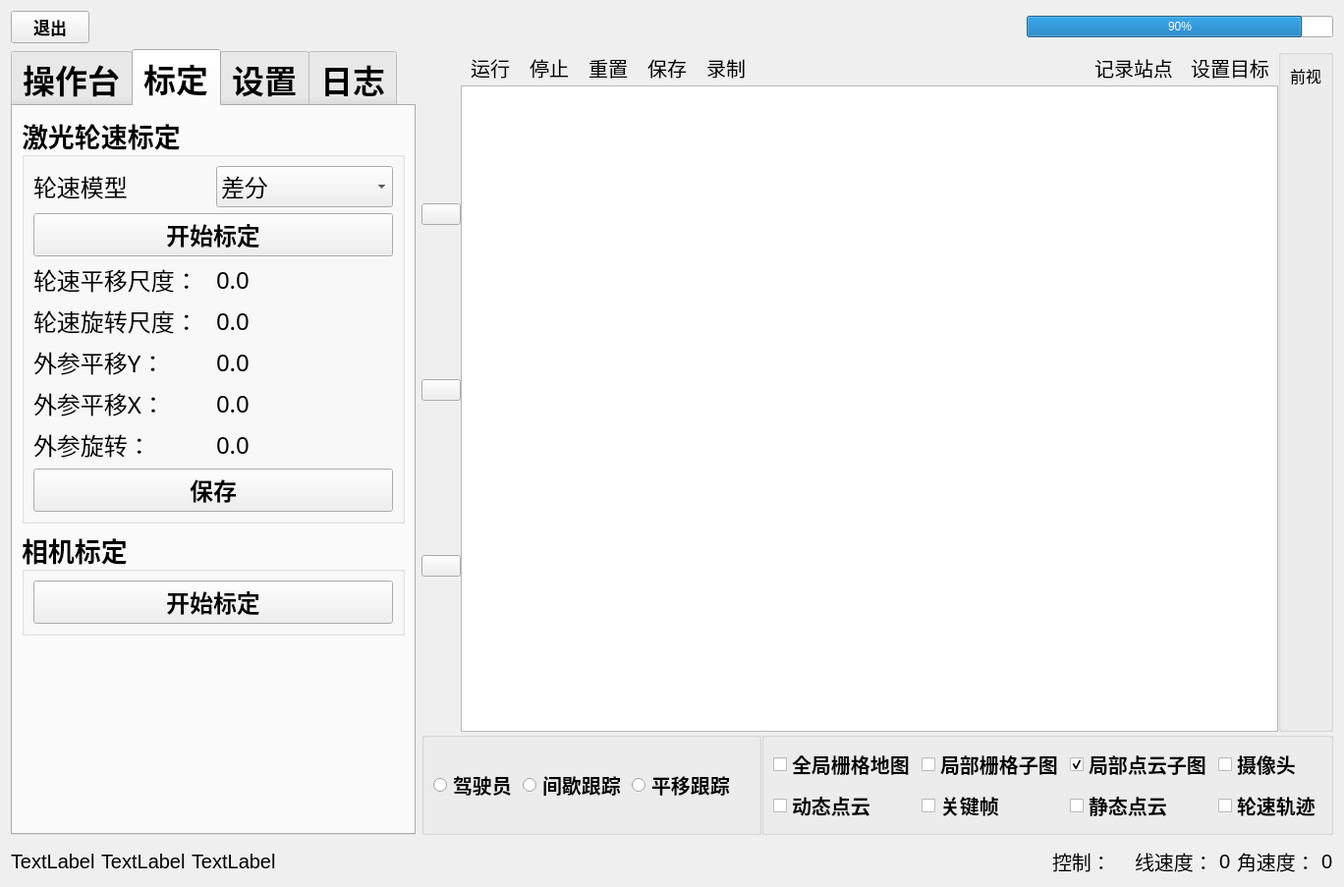
<?xml version="1.0" encoding="UTF-8"?>
<ui version="4.0">
 <class>MainWindow</class>
 <widget class="QWidget" name="MainWindow">
  <property name="geometry">
   <rect>
    <x>0</x>
    <y>0</y>
    <width>1368</width>
    <height>903</height>
   </rect>
  </property>
  <property name="windowTitle">
   <string>智能机器人管家</string>
  </property>
  <property name="autoFillBackground">
   <bool>false</bool>
  </property>
  <layout class="QVBoxLayout" name="verticalLayout_13">
   <item>
    <layout class="QVBoxLayout" name="verticalLayout_2">
     <item>
      <layout class="QHBoxLayout" name="horizontalLayout_7">
       <item>
        <widget class="QPushButton" name="pushButton">
         <property name="font">
          <font>
           <pointsize>13</pointsize>
           <bold>true</bold>
          </font>
         </property>
         <property name="text">
          <string>退出</string>
         </property>
        </widget>
       </item>
       <item>
        <spacer name="horizontalSpacer">
         <property name="orientation">
          <enum>Qt::Horizontal</enum>
         </property>
         <property name="sizeHint" stdset="0">
          <size>
           <width>40</width>
           <height>20</height>
          </size>
         </property>
        </spacer>
       </item>
       <item>
        <spacer name="horizontalSpacer_3">
         <property name="orientation">
          <enum>Qt::Horizontal</enum>
         </property>
         <property name="sizeHint" stdset="0">
          <size>
           <width>40</width>
           <height>20</height>
          </size>
         </property>
        </spacer>
       </item>
       <item>
        <spacer name="horizontalSpacer_4">
         <property name="orientation">
          <enum>Qt::Horizontal</enum>
         </property>
         <property name="sizeHint" stdset="0">
          <size>
           <width>40</width>
           <height>20</height>
          </size>
         </property>
        </spacer>
       </item>
       <item>
        <widget class="QLabel" name="label_power">
         <property name="text">
          <string/>
         </property>
        </widget>
       </item>
       <item>
        <widget class="QProgressBar" name="progressBar">
         <property name="value">
          <number>90</number>
         </property>
        </widget>
       </item>
      </layout>
     </item>
     <item>
      <layout class="QHBoxLayout" name="horizontalLayout_4">
       <item>
        <widget class="QTabWidget" name="tabWidget">
         <property name="font">
          <font>
           <family>aakar</family>
           <pointsize>25</pointsize>
           <bold>true</bold>
          </font>
         </property>
         <property name="currentIndex">
          <number>1</number>
         </property>
         <property name="tabBarAutoHide">
          <bool>true</bool>
         </property>
         <widget class="QWidget" name="tab">
          <attribute name="title">
           <string>操作台</string>
          </attribute>
          <layout class="QVBoxLayout" name="verticalLayout">
           <item>
            <layout class="QGridLayout" name="gridLayout_2">
             <item row="2" column="1">
              <widget class="QLabel" name="label_imu_state">
               <property name="font">
                <font>
                 <family>aakar</family>
                 <pointsize>20</pointsize>
                 <bold>false</bold>
                </font>
               </property>
               <property name="text">
                <string>在线</string>
               </property>
              </widget>
             </item>
             <item row="3" column="1">
              <widget class="QLabel" name="label_25">
               <property name="font">
                <font>
                 <family>aakar</family>
                 <pointsize>20</pointsize>
                 <bold>false</bold>
                </font>
               </property>
               <property name="text">
                <string>建图</string>
               </property>
              </widget>
             </item>
             <item row="6" column="0">
              <widget class="QLabel" name="label_38">
               <property name="font">
                <font>
                 <family>aakar</family>
                 <pointsize>20</pointsize>
                 <bold>false</bold>
                </font>
               </property>
               <property name="text">
                <string>动态占比：</string>
               </property>
              </widget>
             </item>
             <item row="6" column="1">
              <widget class="QLabel" name="label_14">
               <property name="font">
                <font>
                 <family>aakar</family>
                 <pointsize>20</pointsize>
                 <bold>false</bold>
                </font>
               </property>
               <property name="text">
                <string>0</string>
               </property>
              </widget>
             </item>
             <item row="1" column="0">
              <widget class="QLabel" name="label_10">
               <property name="font">
                <font>
                 <family>aakar</family>
                 <pointsize>20</pointsize>
                 <bold>false</bold>
                </font>
               </property>
               <property name="text">
                <string>轮速计：</string>
               </property>
              </widget>
             </item>
             <item row="1" column="1">
              <widget class="QLabel" name="label_wheel_state">
               <property name="font">
                <font>
                 <family>aakar</family>
                 <pointsize>20</pointsize>
                 <bold>false</bold>
                </font>
               </property>
               <property name="text">
                <string>在线</string>
               </property>
              </widget>
             </item>
             <item row="7" column="1">
              <widget class="QLabel" name="label_37">
               <property name="font">
                <font>
                 <family>aakar</family>
                 <pointsize>20</pointsize>
                 <bold>false</bold>
                </font>
               </property>
               <property name="text">
                <string>0</string>
               </property>
              </widget>
             </item>
             <item row="3" column="0">
              <widget class="QLabel" name="label_24">
               <property name="font">
                <font>
                 <family>aakar</family>
                 <pointsize>20</pointsize>
                 <bold>false</bold>
                </font>
               </property>
               <property name="text">
                <string>状态：</string>
               </property>
              </widget>
             </item>
             <item row="7" column="0">
              <widget class="QLabel" name="label_12">
               <property name="font">
                <font>
                 <family>aakar</family>
                 <pointsize>20</pointsize>
                 <bold>false</bold>
                </font>
               </property>
               <property name="text">
                <string>退化方向：</string>
               </property>
              </widget>
             </item>
             <item row="5" column="1">
              <widget class="QLabel" name="label_21">
               <property name="font">
                <font>
                 <family>aakar</family>
                 <pointsize>20</pointsize>
                 <bold>false</bold>
                </font>
               </property>
               <property name="text">
                <string>0.99</string>
               </property>
              </widget>
             </item>
             <item row="0" column="0">
              <widget class="QLabel" name="label_4">
               <property name="font">
                <font>
                 <family>aakar</family>
                 <pointsize>20</pointsize>
                 <bold>false</bold>
                </font>
               </property>
               <property name="text">
                <string>激光雷达：</string>
               </property>
              </widget>
             </item>
             <item row="0" column="1">
              <widget class="QLabel" name="label_laser_state">
               <property name="font">
                <font>
                 <family>aakar</family>
                 <pointsize>20</pointsize>
                 <bold>false</bold>
                </font>
               </property>
               <property name="text">
                <string>在线</string>
               </property>
              </widget>
             </item>
             <item row="4" column="0">
              <widget class="QLabel" name="label_17">
               <property name="font">
                <font>
                 <family>aakar</family>
                 <pointsize>20</pointsize>
                 <bold>false</bold>
                </font>
               </property>
               <property name="text">
                <string>全局定位质量：</string>
               </property>
              </widget>
             </item>
             <item row="4" column="1">
              <widget class="QLabel" name="label_18">
               <property name="font">
                <font>
                 <family>aakar</family>
                 <pointsize>20</pointsize>
                 <bold>false</bold>
                </font>
               </property>
               <property name="text">
                <string>0.95</string>
               </property>
              </widget>
             </item>
             <item row="5" column="0">
              <widget class="QLabel" name="label_19">
               <property name="font">
                <font>
                 <family>aakar</family>
                 <pointsize>20</pointsize>
                 <bold>false</bold>
                </font>
               </property>
               <property name="text">
                <string>局部跟踪质量：</string>
               </property>
              </widget>
             </item>
             <item row="2" column="0">
              <widget class="QLabel" name="label_8">
               <property name="font">
                <font>
                 <family>aakar</family>
                 <pointsize>20</pointsize>
                 <bold>false</bold>
                </font>
               </property>
               <property name="text">
                <string>IMU：</string>
               </property>
              </widget>
             </item>
            </layout>
           </item>
          </layout>
         </widget>
         <widget class="QWidget" name="tab_4">
          <attribute name="title">
           <string>标定</string>
          </attribute>
          <layout class="QVBoxLayout" name="verticalLayout_9">
           <item>
            <widget class="QGroupBox" name="groupBox_12">
             <property name="font">
              <font>
               <family>aakar</family>
               <pointsize>20</pointsize>
               <bold>true</bold>
              </font>
             </property>
             <property name="title">
              <string>激光轮速标定</string>
             </property>
             <layout class="QVBoxLayout" name="verticalLayout_10">
              <item>
               <layout class="QHBoxLayout" name="horizontalLayout_24">
                <item>
                 <widget class="QLabel" name="label_29">
                  <property name="font">
                   <font>
                    <family>aakar</family>
                    <pointsize>18</pointsize>
                    <bold>false</bold>
                   </font>
                  </property>
                  <property name="text">
                   <string>轮速模型</string>
                  </property>
                 </widget>
                </item>
                <item>
                 <widget class="QComboBox" name="comboBox">
                  <property name="font">
                   <font>
                    <family>aakar</family>
                    <pointsize>18</pointsize>
                    <bold>false</bold>
                   </font>
                  </property>
                  <item>
                   <property name="text">
                    <string>差分</string>
                   </property>
                  </item>
                  <item>
                   <property name="text">
                    <string>阿克曼</string>
                   </property>
                  </item>
                  <item>
                   <property name="text">
                    <string>麦克纳姆轮</string>
                   </property>
                  </item>
                 </widget>
                </item>
               </layout>
              </item>
              <item>
               <widget class="QPushButton" name="pushButton_4">
                <property name="font">
                 <font>
                  <family>aakar</family>
                  <pointsize>18</pointsize>
                  <bold>true</bold>
                 </font>
                </property>
                <property name="text">
                 <string>开始标定</string>
                </property>
               </widget>
              </item>
              <item>
               <layout class="QHBoxLayout" name="horizontalLayout_26">
                <item>
                 <widget class="QLabel" name="label_26">
                  <property name="font">
                   <font>
                    <family>aakar</family>
                    <pointsize>18</pointsize>
                    <bold>false</bold>
                   </font>
                  </property>
                  <property name="text">
                   <string>轮速平移尺度：</string>
                  </property>
                 </widget>
                </item>
                <item>
                 <widget class="QLabel" name="label_30">
                  <property name="font">
                   <font>
                    <family>aakar</family>
                    <pointsize>18</pointsize>
                    <bold>false</bold>
                   </font>
                  </property>
                  <property name="text">
                   <string>0.0</string>
                  </property>
                  <property name="alignment">
                   <set>Qt::AlignLeading|Qt::AlignLeft|Qt::AlignVCenter</set>
                  </property>
                 </widget>
                </item>
               </layout>
              </item>
              <item>
               <layout class="QHBoxLayout" name="horizontalLayout_11">
                <item>
                 <widget class="QLabel" name="label_27">
                  <property name="font">
                   <font>
                    <family>aakar</family>
                    <pointsize>18</pointsize>
                    <bold>false</bold>
                   </font>
                  </property>
                  <property name="text">
                   <string>轮速旋转尺度：</string>
                  </property>
                 </widget>
                </item>
                <item>
                 <widget class="QLabel" name="label_28">
                  <property name="font">
                   <font>
                    <family>aakar</family>
                    <pointsize>18</pointsize>
                    <bold>false</bold>
                   </font>
                  </property>
                  <property name="text">
                   <string>0.0</string>
                  </property>
                  <property name="alignment">
                   <set>Qt::AlignLeading|Qt::AlignLeft|Qt::AlignVCenter</set>
                  </property>
                 </widget>
                </item>
               </layout>
              </item>
              <item>
               <layout class="QHBoxLayout" name="horizontalLayout_30">
                <item>
                 <widget class="QLabel" name="label_33">
                  <property name="font">
                   <font>
                    <family>aakar</family>
                    <pointsize>18</pointsize>
                    <bold>false</bold>
                   </font>
                  </property>
                  <property name="text">
                   <string>外参平移Y：</string>
                  </property>
                 </widget>
                </item>
                <item>
                 <widget class="QLabel" name="label_34">
                  <property name="font">
                   <font>
                    <family>aakar</family>
                    <pointsize>18</pointsize>
                    <bold>false</bold>
                   </font>
                  </property>
                  <property name="text">
                   <string>0.0</string>
                  </property>
                 </widget>
                </item>
               </layout>
              </item>
              <item>
               <layout class="QHBoxLayout" name="horizontalLayout_28">
                <item>
                 <widget class="QLabel" name="label_31">
                  <property name="font">
                   <font>
                    <family>aakar</family>
                    <pointsize>18</pointsize>
                    <bold>false</bold>
                   </font>
                  </property>
                  <property name="text">
                   <string>外参平移X：</string>
                  </property>
                 </widget>
                </item>
                <item>
                 <widget class="QLabel" name="label_32">
                  <property name="font">
                   <font>
                    <family>aakar</family>
                    <pointsize>18</pointsize>
                    <bold>false</bold>
                   </font>
                  </property>
                  <property name="text">
                   <string>0.0</string>
                  </property>
                  <property name="alignment">
                   <set>Qt::AlignLeading|Qt::AlignLeft|Qt::AlignVCenter</set>
                  </property>
                 </widget>
                </item>
               </layout>
              </item>
              <item>
               <layout class="QHBoxLayout" name="horizontalLayout_31">
                <item>
                 <widget class="QLabel" name="label_36">
                  <property name="font">
                   <font>
                    <family>aakar</family>
                    <pointsize>18</pointsize>
                    <bold>false</bold>
                   </font>
                  </property>
                  <property name="text">
                   <string>外参旋转：</string>
                  </property>
                 </widget>
                </item>
                <item>
                 <widget class="QLabel" name="label_35">
                  <property name="font">
                   <font>
                    <family>aakar</family>
                    <pointsize>18</pointsize>
                    <bold>false</bold>
                   </font>
                  </property>
                  <property name="text">
                   <string>0.0</string>
                  </property>
                 </widget>
                </item>
               </layout>
              </item>
              <item>
               <widget class="QPushButton" name="pushButton_8">
                <property name="font">
                 <font>
                  <family>aakar</family>
                  <pointsize>18</pointsize>
                  <bold>true</bold>
                 </font>
                </property>
                <property name="text">
                 <string>保存</string>
                </property>
               </widget>
              </item>
             </layout>
            </widget>
           </item>
           <item>
            <widget class="QGroupBox" name="groupBox_13">
             <property name="font">
              <font>
               <family>aakar</family>
               <pointsize>20</pointsize>
               <bold>true</bold>
              </font>
             </property>
             <property name="title">
              <string>相机标定</string>
             </property>
             <layout class="QVBoxLayout" name="verticalLayout_14">
              <item>
               <widget class="QPushButton" name="pushButton_5">
                <property name="font">
                 <font>
                  <family>aakar</family>
                  <pointsize>18</pointsize>
                  <bold>true</bold>
                 </font>
                </property>
                <property name="text">
                 <string>开始标定</string>
                </property>
               </widget>
              </item>
             </layout>
            </widget>
           </item>
           <item>
            <spacer name="verticalSpacer_4">
             <property name="orientation">
              <enum>Qt::Vertical</enum>
             </property>
             <property name="sizeHint" stdset="0">
              <size>
               <width>20</width>
               <height>40</height>
              </size>
             </property>
            </spacer>
           </item>
          </layout>
         </widget>
         <widget class="QWidget" name="tab_2">
          <attribute name="title">
           <string>设置</string>
          </attribute>
          <layout class="QVBoxLayout" name="verticalLayout_3">
           <item>
            <widget class="QGroupBox" name="groupBox_5">
             <property name="font">
              <font>
               <family>aakar</family>
               <pointsize>20</pointsize>
               <bold>true</bold>
              </font>
             </property>
             <property name="title">
              <string>系统</string>
             </property>
             <layout class="QVBoxLayout" name="verticalLayout_11">
              <item>
               <widget class="QGroupBox" name="groupBox">
                <property name="font">
                 <font>
                  <family>aakar</family>
                  <pointsize>20</pointsize>
                  <bold>true</bold>
                 </font>
                </property>
                <property name="title">
                 <string>服务器</string>
                </property>
                <layout class="QGridLayout" name="gridLayout_4">
                 <item row="1" column="1">
                  <widget class="QLineEdit" name="line_port_Edit">
                   <property name="font">
                    <font>
                     <family>aakar</family>
                     <pointsize>18</pointsize>
                     <bold>false</bold>
                    </font>
                   </property>
                   <property name="text">
                    <string>9999</string>
                   </property>
                  </widget>
                 </item>
                 <item row="1" column="0">
                  <widget class="QLabel" name="label_2">
                   <property name="font">
                    <font>
                     <family>aakar</family>
                     <pointsize>18</pointsize>
                     <bold>false</bold>
                    </font>
                   </property>
                   <property name="text">
                    <string>端口</string>
                   </property>
                  </widget>
                 </item>
                 <item row="0" column="0">
                  <widget class="QLabel" name="label">
                   <property name="font">
                    <font>
                     <family>aakar</family>
                     <pointsize>18</pointsize>
                     <bold>false</bold>
                    </font>
                   </property>
                   <property name="text">
                    <string>IP</string>
                   </property>
                  </widget>
                 </item>
                 <item row="1" column="2">
                  <widget class="QPushButton" name="server_connect_Button">
                   <property name="font">
                    <font>
                     <family>aakar</family>
                     <pointsize>18</pointsize>
                     <bold>false</bold>
                    </font>
                   </property>
                   <property name="text">
                    <string>连接</string>
                   </property>
                  </widget>
                 </item>
                 <item row="0" column="1" colspan="2">
                  <widget class="QLineEdit" name="line_ip_Edit">
                   <property name="font">
                    <font>
                     <family>aakar</family>
                     <pointsize>18</pointsize>
                     <bold>false</bold>
                    </font>
                   </property>
                   <property name="text">
                    <string>192.168.0.101</string>
                   </property>
                  </widget>
                 </item>
                </layout>
               </widget>
              </item>
              <item>
               <widget class="QGroupBox" name="groupBox_15">
                <property name="font">
                 <font>
                  <family>aakar</family>
                  <pointsize>20</pointsize>
                  <bold>true</bold>
                 </font>
                </property>
                <property name="title">
                 <string>Bag录制</string>
                </property>
                <layout class="QVBoxLayout" name="verticalLayout_15">
                 <item>
                  <layout class="QHBoxLayout" name="horizontalLayout_35">
                   <item>
                    <widget class="QLabel" name="label_39">
                     <property name="font">
                      <font>
                       <family>aakar</family>
                       <pointsize>18</pointsize>
                       <bold>false</bold>
                      </font>
                     </property>
                     <property name="text">
                      <string>保存路径</string>
                     </property>
                    </widget>
                   </item>
                   <item>
                    <widget class="QPushButton" name="pushButton_6">
                     <property name="text">
                      <string/>
                     </property>
                    </widget>
                   </item>
                  </layout>
                 </item>
                 <item>
                  <widget class="QLineEdit" name="lineEdit">
                   <property name="font">
                    <font>
                     <family>aakar</family>
                     <pointsize>12</pointsize>
                     <bold>false</bold>
                    </font>
                   </property>
                  </widget>
                 </item>
                 <item>
                  <widget class="QPushButton" name="pushButton_7">
                   <property name="font">
                    <font>
                     <family>aakar</family>
                     <pointsize>18</pointsize>
                     <bold>false</bold>
                    </font>
                   </property>
                   <property name="text">
                    <string>保存</string>
                   </property>
                  </widget>
                 </item>
                </layout>
               </widget>
              </item>
              <item>
               <spacer name="verticalSpacer_3">
                <property name="orientation">
                 <enum>Qt::Vertical</enum>
                </property>
                <property name="sizeHint" stdset="0">
                 <size>
                  <width>20</width>
                  <height>40</height>
                 </size>
                </property>
               </spacer>
              </item>
             </layout>
            </widget>
           </item>
          </layout>
         </widget>
         <widget class="QWidget" name="tab_3">
          <attribute name="title">
           <string>日志</string>
          </attribute>
          <layout class="QHBoxLayout" name="horizontalLayout">
           <item>
            <widget class="QTextBrowser" name="msg_output">
             <property name="font">
              <font>
               <family>aakar</family>
               <pointsize>15</pointsize>
               <bold>false</bold>
              </font>
             </property>
            </widget>
           </item>
          </layout>
         </widget>
        </widget>
       </item>
       <item>
        <layout class="QVBoxLayout" name="verticalLayout_5">
         <property name="spacing">
          <number>0</number>
         </property>
         <property name="sizeConstraint">
          <enum>QLayout::SetMaximumSize</enum>
         </property>
         <item>
          <layout class="QHBoxLayout" name="horizontalLayout_3">
           <property name="spacing">
            <number>0</number>
           </property>
           <item>
            <layout class="QGridLayout" name="gridLayout_5">
             <item row="1" column="0">
              <widget class="QPushButton" name="pushButton_return">
               <property name="text">
                <string/>
               </property>
              </widget>
             </item>
             <item row="2" column="0">
              <widget class="QPushButton" name="pushButton_minus">
               <property name="text">
                <string/>
               </property>
              </widget>
             </item>
             <item row="0" column="0">
              <widget class="QPushButton" name="pushButton_plus">
               <property name="text">
                <string/>
               </property>
              </widget>
             </item>
            </layout>
           </item>
           <item>
            <layout class="QVBoxLayout" name="verticalLayout_12">
             <item>
              <layout class="QHBoxLayout" name="horizontalLayout_32">
               <item>
                <widget class="QToolButton" name="toolButton_3">
                 <property name="font">
                  <font>
                   <pointsize>15</pointsize>
                  </font>
                 </property>
                 <property name="text">
                  <string>运行</string>
                 </property>
                 <property name="autoRaise">
                  <bool>true</bool>
                 </property>
                </widget>
               </item>
               <item>
                <widget class="QToolButton" name="toolButton_4">
                 <property name="font">
                  <font>
                   <pointsize>15</pointsize>
                  </font>
                 </property>
                 <property name="text">
                  <string>停止</string>
                 </property>
                 <property name="autoRaise">
                  <bool>true</bool>
                 </property>
                </widget>
               </item>
               <item>
                <widget class="QToolButton" name="toolButton_5">
                 <property name="font">
                  <font>
                   <pointsize>15</pointsize>
                  </font>
                 </property>
                 <property name="text">
                  <string>重置</string>
                 </property>
                 <property name="autoRaise">
                  <bool>true</bool>
                 </property>
                </widget>
               </item>
               <item>
                <widget class="QToolButton" name="toolButton_6">
                 <property name="font">
                  <font>
                   <pointsize>15</pointsize>
                  </font>
                 </property>
                 <property name="text">
                  <string>保存</string>
                 </property>
                 <property name="autoRaise">
                  <bool>true</bool>
                 </property>
                </widget>
               </item>
               <item>
                <widget class="QToolButton" name="toolButton_7">
                 <property name="font">
                  <font>
                   <pointsize>15</pointsize>
                  </font>
                 </property>
                 <property name="text">
                  <string>录制</string>
                 </property>
                 <property name="autoRaise">
                  <bool>true</bool>
                 </property>
                </widget>
               </item>
               <item>
                <spacer name="horizontalSpacer_5">
                 <property name="orientation">
                  <enum>Qt::Horizontal</enum>
                 </property>
                 <property name="sizeHint" stdset="0">
                  <size>
                   <width>40</width>
                   <height>20</height>
                  </size>
                 </property>
                </spacer>
               </item>
               <item>
                <widget class="QToolButton" name="toolButton">
                 <property name="font">
                  <font>
                   <family>aakar</family>
                   <pointsize>15</pointsize>
                   <bold>false</bold>
                  </font>
                 </property>
                 <property name="text">
                  <string>记录站点</string>
                 </property>
                 <property name="iconSize">
                  <size>
                   <width>50</width>
                   <height>50</height>
                  </size>
                 </property>
                 <property name="autoRaise">
                  <bool>true</bool>
                 </property>
                </widget>
               </item>
               <item>
                <widget class="QToolButton" name="toolButton_2">
                 <property name="font">
                  <font>
                   <family>aakar</family>
                   <pointsize>15</pointsize>
                   <bold>false</bold>
                  </font>
                 </property>
                 <property name="text">
                  <string>设置目标</string>
                 </property>
                 <property name="autoRaise">
                  <bool>true</bool>
                 </property>
                </widget>
               </item>
              </layout>
             </item>
             <item>
              <widget class="QGraphicsView" name="mapViz">
               <property name="font">
                <font>
                 <family>aakar</family>
                 <pointsize>8</pointsize>
                 <bold>false</bold>
                </font>
               </property>
               <property name="backgroundBrush">
                <brush brushstyle="SolidPattern">
                 <color alpha="255">
                  <red>79</red>
                  <green>79</green>
                  <blue>79</blue>
                 </color>
                </brush>
               </property>
              </widget>
             </item>
            </layout>
           </item>
           <item>
            <widget class="QGroupBox" name="groupBox_4">
             <property name="title">
              <string/>
             </property>
             <layout class="QVBoxLayout" name="verticalLayout_8">
              <item>
               <widget class="QLabel" name="label_3">
                <property name="font">
                 <font>
                  <family>aakar</family>
                  <pointsize>12</pointsize>
                  <bold>false</bold>
                 </font>
                </property>
                <property name="text">
                 <string>前视</string>
                </property>
               </widget>
              </item>
              <item>
               <widget class="QLabel" name="image_label_0">
                <property name="text">
                 <string/>
                </property>
               </widget>
              </item>
              <item>
               <spacer name="verticalSpacer_2">
                <property name="orientation">
                 <enum>Qt::Vertical</enum>
                </property>
                <property name="sizeHint" stdset="0">
                 <size>
                  <width>20</width>
                  <height>40</height>
                 </size>
                </property>
               </spacer>
              </item>
             </layout>
            </widget>
           </item>
          </layout>
         </item>
         <item>
          <layout class="QHBoxLayout" name="horizontalLayout_8">
           <item>
            <widget class="QGroupBox" name="groupBox_6">
             <property name="font">
              <font>
               <family>aakar</family>
               <pointsize>15</pointsize>
               <bold>true</bold>
              </font>
             </property>
             <property name="title">
              <string/>
             </property>
             <layout class="QHBoxLayout" name="horizontalLayout_9">
              <item>
               <widget class="QRadioButton" name="radioButton_2">
                <property name="font">
                 <font>
                  <family>aakar</family>
                  <pointsize>15</pointsize>
                  <bold>true</bold>
                 </font>
                </property>
                <property name="text">
                 <string>驾驶员</string>
                </property>
               </widget>
              </item>
              <item>
               <widget class="QRadioButton" name="radioButton_4">
                <property name="font">
                 <font>
                  <family>aakar</family>
                  <pointsize>15</pointsize>
                  <bold>true</bold>
                 </font>
                </property>
                <property name="text">
                 <string>间歇跟踪</string>
                </property>
               </widget>
              </item>
              <item>
               <widget class="QRadioButton" name="radioButton">
                <property name="font">
                 <font>
                  <family>aakar</family>
                  <pointsize>15</pointsize>
                  <bold>true</bold>
                 </font>
                </property>
                <property name="text">
                 <string>平移跟踪</string>
                </property>
                <property name="iconSize">
                 <size>
                  <width>20</width>
                  <height>20</height>
                 </size>
                </property>
               </widget>
              </item>
              <item>
               <spacer name="horizontalSpacer_7">
                <property name="orientation">
                 <enum>Qt::Horizontal</enum>
                </property>
                <property name="sizeHint" stdset="0">
                 <size>
                  <width>40</width>
                  <height>20</height>
                 </size>
                </property>
               </spacer>
              </item>
             </layout>
            </widget>
           </item>
           <item>
            <widget class="QGroupBox" name="groupBox_7">
             <property name="font">
              <font>
               <family>aakar</family>
               <pointsize>15</pointsize>
               <bold>true</bold>
              </font>
             </property>
             <property name="title">
              <string/>
             </property>
             <layout class="QGridLayout" name="gridLayout_6">
              <item row="1" column="2">
               <widget class="QCheckBox" name="checkBox_4">
                <property name="font">
                 <font>
                  <family>aakar</family>
                  <pointsize>15</pointsize>
                  <bold>true</bold>
                 </font>
                </property>
                <property name="text">
                 <string>静态点云</string>
                </property>
               </widget>
              </item>
              <item row="1" column="0">
               <widget class="QCheckBox" name="checkBox_5">
                <property name="font">
                 <font>
                  <family>aakar</family>
                  <pointsize>15</pointsize>
                  <bold>true</bold>
                 </font>
                </property>
                <property name="text">
                 <string>动态点云</string>
                </property>
               </widget>
              </item>
              <item row="0" column="0">
               <widget class="QCheckBox" name="checkBox_3">
                <property name="font">
                 <font>
                  <family>aakar</family>
                  <pointsize>15</pointsize>
                  <bold>true</bold>
                 </font>
                </property>
                <property name="text">
                 <string>全局栅格地图</string>
                </property>
               </widget>
              </item>
              <item row="0" column="3">
               <widget class="QCheckBox" name="checkBox">
                <property name="font">
                 <font>
                  <family>aakar</family>
                  <pointsize>15</pointsize>
                  <bold>true</bold>
                 </font>
                </property>
                <property name="text">
                 <string>摄像头</string>
                </property>
               </widget>
              </item>
              <item row="0" column="1">
               <widget class="QCheckBox" name="localgridmap_checkBox">
                <property name="font">
                 <font>
                  <family>aakar</family>
                  <pointsize>15</pointsize>
                  <bold>true</bold>
                 </font>
                </property>
                <property name="text">
                 <string>局部栅格子图</string>
                </property>
                <property name="checked">
                 <bool>false</bool>
                </property>
               </widget>
              </item>
              <item row="0" column="2">
               <widget class="QCheckBox" name="checkBox_2">
                <property name="font">
                 <font>
                  <family>aakar</family>
                  <pointsize>15</pointsize>
                  <bold>true</bold>
                 </font>
                </property>
                <property name="text">
                 <string>局部点云子图</string>
                </property>
                <property name="checked">
                 <bool>true</bool>
                </property>
               </widget>
              </item>
              <item row="1" column="1">
               <widget class="QCheckBox" name="checkBox_6">
                <property name="font">
                 <font>
                  <family>aakar</family>
                  <pointsize>15</pointsize>
                  <bold>true</bold>
                 </font>
                </property>
                <property name="text">
                 <string>关键帧</string>
                </property>
               </widget>
              </item>
              <item row="1" column="3">
               <widget class="QCheckBox" name="checkBox_7">
                <property name="font">
                 <font>
                  <family>aakar</family>
                  <pointsize>15</pointsize>
                  <bold>true</bold>
                 </font>
                </property>
                <property name="text">
                 <string>轮速轨迹</string>
                </property>
               </widget>
              </item>
             </layout>
            </widget>
           </item>
          </layout>
         </item>
        </layout>
       </item>
      </layout>
     </item>
     <item>
      <widget class="QFrame" name="frame">
       <property name="frameShape">
        <enum>QFrame::StyledPanel</enum>
       </property>
       <property name="frameShadow">
        <enum>QFrame::Raised</enum>
       </property>
      </widget>
     </item>
     <item>
      <layout class="QHBoxLayout" name="horizontalLayout_5">
       <item>
        <widget class="QLabel" name="label_status_img">
         <property name="font">
          <font>
           <pointsize>15</pointsize>
          </font>
         </property>
         <property name="text">
          <string>TextLabel</string>
         </property>
        </widget>
       </item>
       <item>
        <widget class="QLabel" name="label_status">
         <property name="font">
          <font>
           <pointsize>15</pointsize>
           <bold>false</bold>
          </font>
         </property>
         <property name="text">
          <string>TextLabel</string>
         </property>
        </widget>
       </item>
       <item>
        <widget class="QLabel" name="label_6">
         <property name="font">
          <font>
           <pointsize>15</pointsize>
          </font>
         </property>
         <property name="text">
          <string>TextLabel</string>
         </property>
        </widget>
       </item>
       <item>
        <spacer name="horizontalSpacer_2">
         <property name="orientation">
          <enum>Qt::Horizontal</enum>
         </property>
         <property name="sizeHint" stdset="0">
          <size>
           <width>40</width>
           <height>20</height>
          </size>
         </property>
        </spacer>
       </item>
       <item>
        <layout class="QHBoxLayout" name="horizontalLayout_36">
         <item>
          <widget class="QLabel" name="label_40">
           <property name="font">
            <font>
             <pointsize>15</pointsize>
            </font>
           </property>
           <property name="text">
            <string>控制：</string>
           </property>
          </widget>
         </item>
         <item>
          <widget class="QLabel" name="label_41">
           <property name="font">
            <font>
             <pointsize>15</pointsize>
            </font>
           </property>
           <property name="text">
            <string/>
           </property>
          </widget>
         </item>
        </layout>
       </item>
       <item>
        <widget class="QLabel" name="label_42">
         <property name="font">
          <font>
           <pointsize>15</pointsize>
          </font>
         </property>
         <property name="text">
          <string>线速度：</string>
         </property>
        </widget>
       </item>
       <item>
        <widget class="QLabel" name="label_43">
         <property name="font">
          <font>
           <pointsize>15</pointsize>
          </font>
         </property>
         <property name="text">
          <string>0</string>
         </property>
        </widget>
       </item>
       <item>
        <widget class="QLabel" name="label_44">
         <property name="font">
          <font>
           <pointsize>15</pointsize>
          </font>
         </property>
         <property name="text">
          <string>角速度：</string>
         </property>
        </widget>
       </item>
       <item>
        <widget class="QLabel" name="label_45">
         <property name="font">
          <font>
           <pointsize>15</pointsize>
          </font>
         </property>
         <property name="text">
          <string>0</string>
         </property>
        </widget>
       </item>
      </layout>
     </item>
    </layout>
   </item>
  </layout>
 </widget>
 <resources/>
 <connections/>
</ui>
